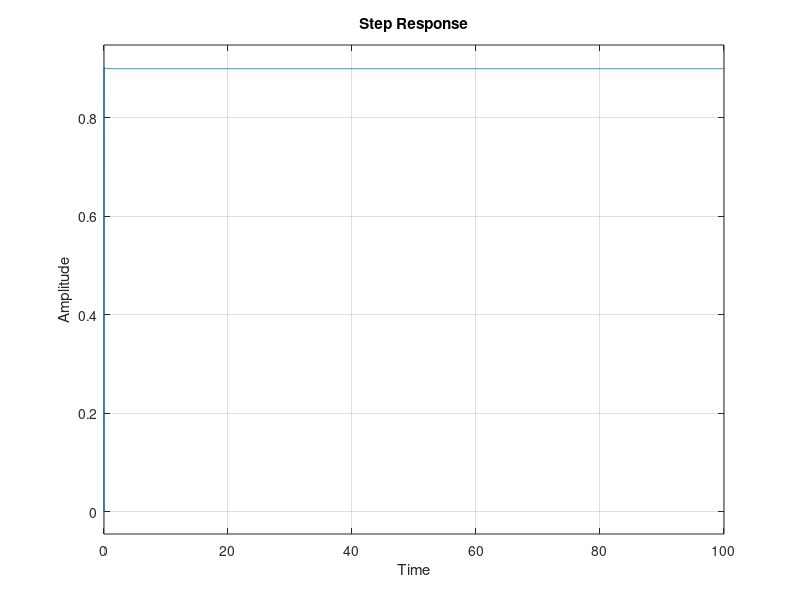

Here is the MATLAB script that generated this plot:
clc
clear
close all

s = tf('s');
t = 0:0.01:100; 
K = 189;
G = (K.*(s+12))/((s+14)*(s+18));
T = feedback(G,1);
 
figure();
kp = dcgain(G);
Estep = 1/(1+kp);
step (T,t), grid on;
xlabel('Time');
ylabel('Amplitude');
title('Step Response');
